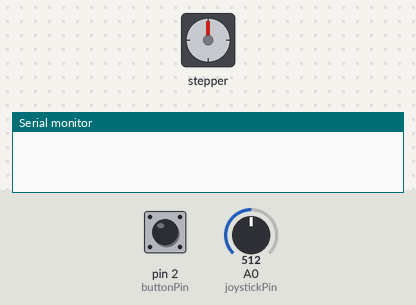
Recording of a sketch running on a simulated Arduino Uno, built with avr-gcc and run on an emulated ATmega328P. On the bench: stepper motor, the last lines printed to the serial monitor. The test bench sets the inputs (shaded band); at power-on: A0 (joystickPin) = 512, pin 2 (buttonPin) HIGH. Stepper angles assume 2048 steps per turn.

Above: at 1.2 s.
1.3 s: A0 (joystickPin) set to 544
2.8 s: A0 (joystickPin) set to 558
At 3.36 s:
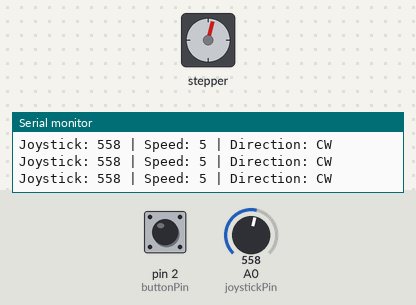
At 3.84 s:
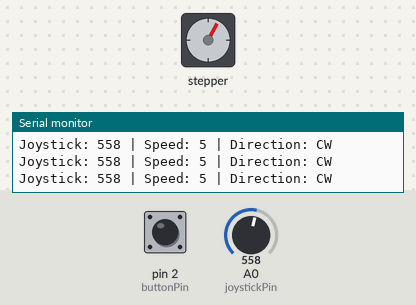
5.8 s: A0 (joystickPin) set to 582
At 6.05 s:
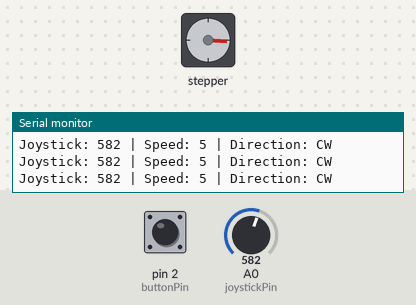
8.8 s: A0 (joystickPin) set to 610
At 9.23 s:
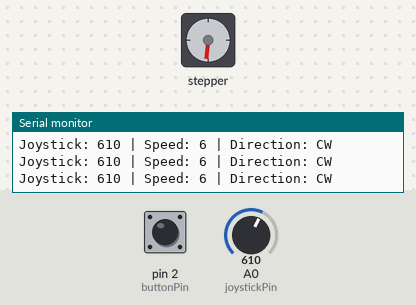
11.8 s: A0 (joystickPin) set to 638
14.8 s: A0 (joystickPin) set to 657
Timing chart, 0 to 18.8 s (numbered marks = the images above; inputs shaded):
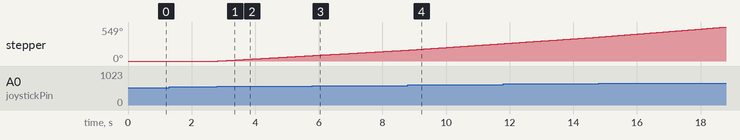

The sketch:

Stepper-moter-joystick.ino
```cpp
#include <Stepper.h>

const int stepsPerRevolution = 2048;  // 28BYJ-48
Stepper stepperMotor(
  stepsPerRevolution,
  8, 10, 9, 11
);

const int joystickPin = A0;
const int buttonPin = 2;

bool motorEnabled = true;
bool lastButtonState = HIGH;

void setup() {
  pinMode(buttonPin, INPUT_PULLUP);
  stepperMotor.setSpeed(10); // initial speed
  Serial.begin(9600);
}

void loop() {
  int joystickValue = analogRead(joystickPin);
  int offset = joystickValue - 512;

  bool buttonState = digitalRead(buttonPin);

  // Toggle motor enable
  if (buttonState == LOW && lastButtonState == HIGH) {
    motorEnabled = !motorEnabled;
    delay(200);
  }
  lastButtonState = buttonState;

  if (!motorEnabled || abs(offset) < 40) {
    return;  // Dead zone
  }

  int motorSpeed = map(abs(offset), 40, 512, 5, 15);
  stepperMotor.setSpeed(motorSpeed);

  int steps = (offset > 0) ? 10 : -10;
  stepperMotor.step(steps);

  Serial.print("Joystick: ");
  Serial.print(joystickValue);
  Serial.print(" | Speed: ");
  Serial.print(motorSpeed);
  Serial.print(" | Direction: ");
  Serial.println(steps > 0 ? "CW" : "CCW");
}
```

Measured:
- the behaviour switches between 551 and 552 on A0 (joystickPin) (found by bisection; images 0 and 1)
- the behaviour switches between 599 and 600 on A0 (joystickPin) (found by bisection; images 3 and 4)
- after the input at 1.3 s, every drawn part: stays the same
- after the input at 2.8 s, stepper: keeps turning clockwise at about 30°/s, starting at once
